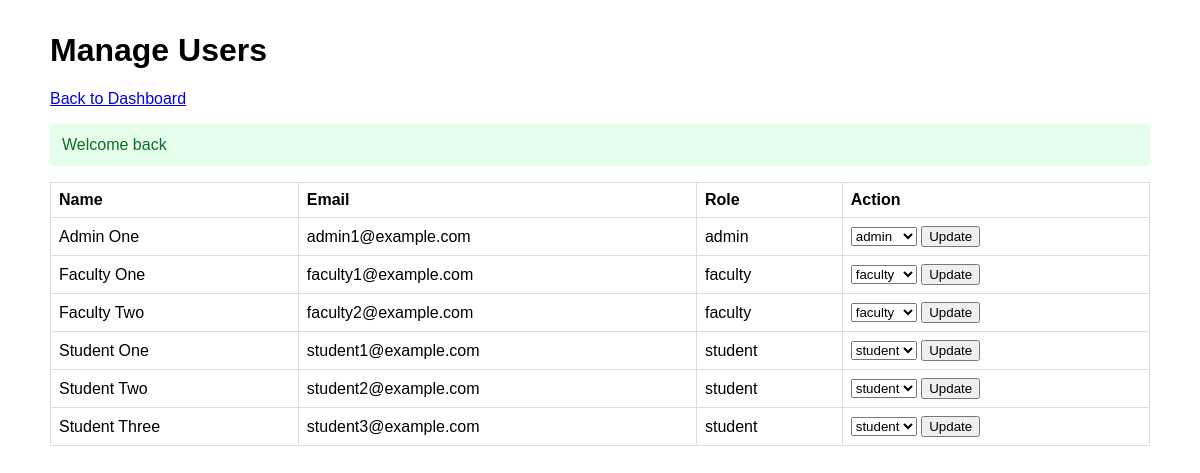
/admin/manage_users.php (signed in), run on the app's committed database.
### tables this page shows
CREATE TABLE IF NOT EXISTS users (
	user_id INT AUTO_INCREMENT PRIMARY KEY,
	name VARCHAR(100) NOT NULL,
	email VARCHAR(120) NOT NULL UNIQUE,
	password_hash VARCHAR(255) NOT NULL,
	role ENUM('student','faculty','admin') NOT NULL DEFAULT 'student',
	created_at TIMESTAMP DEFAULT CURRENT_TIMESTAMP
);

### includes/functions.php (called while the page is built, shortened)
<?php
function h(string $str): string {
	return htmlspecialchars($str, ENT_QUOTES, 'UTF-8');
}
function get_flash(string $key): ?string {
	if (!isset($_SESSION['flash'][$key])) {
		return null;
	}
	$msg = (string)$_SESSION['flash'][$key];
	return $msg;
}

### includes/auth.php (called while the page is built, shortened)
<?php
function current_user(): ?array {
	$pdo = db();
	$stmt = $pdo->prepare('SELECT user_id, name, email, role, created_at FROM users WHERE user_id = ?');
	$stmt->execute([$_SESSION['user_id']]);
	$user = $stmt->fetch();
	return $user ?: null;
}

### admin/manage_users.php (the view, shortened to what this page needs)
<?php
require_once __DIR__ . '/../includes/functions.php';
require_once __DIR__ . '/../includes/auth.php';
function require_admin(): void {
	$user = current_user();
}
require_admin();
$pdo = db();
$users = $pdo->query('SELECT user_id, name, email, role, created_at FROM users ORDER BY created_at DESC')->fetchAll();
$success = get_flash('success');
?>
<!DOCTYPE html>
<html lang="en">
<head>
</head>
<body>
<div class="container">
	<h1><?php echo h('Manage Users'); ?></h1>
	<a href="dashboard.php"><?php echo h('Back to Dashboard'); ?></a>
	<?php if ($success): ?><div class="flash success"><?php echo h($success); ?></div><?php endif; ?>
	<table>
		<thead>
			<tr>
				<th><?php echo h('Name'); ?></th>
				<th><?php echo h('Email'); ?></th>
				<th><?php echo h('Role'); ?></th>
				<th><?php echo h('Action'); ?></th>
			</tr>
		</thead>
		<tbody>
		<?php foreach ($users as $u): ?>
			<tr>
				<td><?php echo h($u['name']); ?></td>
				<td><?php echo h($u['email']); ?></td>
				<td><?php echo h($u['role']); ?></td>
				<td>
					<form method="post" class="inline" action="">
						<select name="role">
							<option value="student" <?php echo $u['role']==='student'?'selected':''; ?>><?php echo h('student'); ?></option>
							<option value="faculty" <?php echo $u['role']==='faculty'?'selected':''; ?>><?php echo h('faculty'); ?></option>
							<option value="admin" <?php echo $u['role']==='admin'?'selected':''; ?>><?php echo h('admin'); ?></option>
						</select>
						<button type="submit"><?php echo h('Update'); ?></button>
					</form>
				</td>
			</tr>
		<?php endforeach; ?>
		</tbody>
	</table>
</div>
</body>
</html>

### admin/manage_users.php (style rules this page uses)
body { font-family: Arial, sans-serif; margin: 2rem; }
.container { max-width: 1100px; margin: 0 auto; }
.flash { padding: .75rem; margin-bottom: 1rem; border-radius: 4px; }
.flash.success { background: #e6ffed; color: #0f6b2b; }
table { border-collapse: collapse; width: 100%; }
th, td { border: 1px solid #ddd; padding: .5rem; text-align: left; }
form.inline { display: inline; }
a { display:inline-block; margin-bottom:1rem; }

### data on the page
users: name "Admin One", email "admin1@example.com", role "admin"
users: name "Faculty One", email "faculty1@example.com", role "faculty"
users: name "Faculty Two", email "faculty2@example.com", role "faculty"
users: name "Student One", email "student1@example.com", role "student"
users: name "Student Two", email "student2@example.com", role "student"
users: name "Student Three", email "student3@example.com", role "student"

### other printed values
$success "Welcome back"
